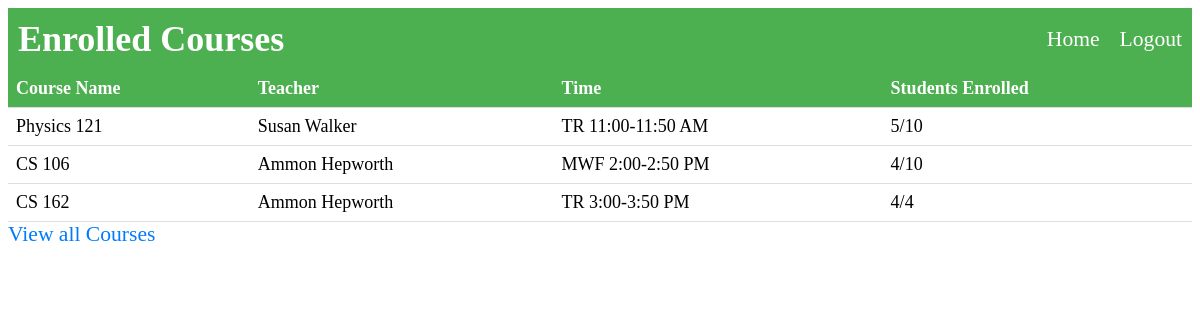
Screenshot of /enrolled-courses (signed in) with the database file from the repository.
### app.py (models this page shows, shortened)
class Courses(db.Model):
    __tablename__ = "Courses"
    course_id = db.Column(db.Integer, primary_key = True)
    course_name = db.Column(db.String, nullable = False)
    course_teacher = db.Column(db.String, nullable = False)
    course_time = db.Column(db.String, nullable = False)
    students_enrolled = db.Column(db.Integer, nullable = False)
    capacity = db.Column(db.Integer, nullable = False)
    enrolled = db.relationship('EnrolledClasses', back_populates = 'course')

### app.py (the view)
@app.route('/enrolled-courses')
@login_required
def enrolled_courses():
    enrolled_classes = current_user.enrolled
    all_courses = [enrolled.course for enrolled in enrolled_classes]
    print(all_courses)
    return render_template('enrolled_courses.html', allCourses = all_courses)

### app.py (called while the page is built)
@login_manager.user_loader
def load_user(user_id):
    return Users.query.get(user_id)

### templates/enrolled_courses.html (shortened to what this page needs)
{% extends "base.html" %}
{% block heading %}
    Enrolled Courses
{% endblock %}
{% block content %}
  <body>
    <table>
      <thead>
        <tr>
          <th>Course Name</th>
          <th>Teacher</th>
          <th>Time</th>
          <th>Students Enrolled</th>
        </tr>
      </thead>
      <tbody>
        {% for course in allCourses %}
        <tr>
          <td>{{ course.course_name }}</td>
          <td>{{ course.course_teacher }}</td>
          <td>{{ course.course_time }}</td>
          <td>{{ course.students_enrolled }}/{{ course.capacity }}</td>
        </tr>
        {% endfor %}
      </tbody>
    </table>
    <a href="{{ url_for('studentUser') }}">View all Courses</a>
  </body>
  {% endblock %}

### static/style.css (style rules this page uses)
table { border-collapse: collapse; width: 100%; }
th, td { padding: 8px; text-align: left; border-bottom: 1px solid #ddd; }
th { background-color: #4CAF50; color: white; }
a { color: #007bff; text-decoration: none; }
body { font-size: 18px; }
a { font-size: 1.2em; }

### rows the page displays
Courses: course_name "Physics 121", course_teacher "Susan Walker", course_time "TR 11:00-11:50 AM", students_enrolled "5", capacity "10"
Courses: course_name "CS 106", course_teacher "Ammon Hepworth", course_time "MWF 2:00-2:50 PM", students_enrolled "4", capacity "10"
Courses: course_name "CS 162", course_teacher "Ammon Hepworth", course_time "TR 3:00-3:50 PM", students_enrolled "4", capacity "4"
